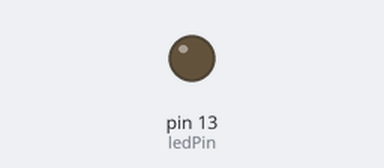
Simulated run of this sketch. Board: Arduino Uno, built with avr-gcc and run on an emulated ATmega328P. Shown: output pins drawn as LEDs (lit = HIGH).

Above: at 1.0 s.
At 2.9 s:
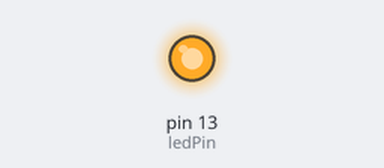
Timing chart, 0 to 3.2 s (numbered marks = the images above):
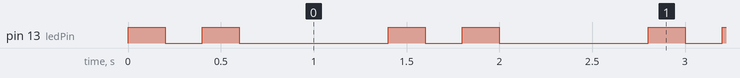

The sketch:

array.ino
```cpp
int ledPin = 13;
// LED on pin 10
byte flicker[] = {180, 0, 255, 0, 10, 90, 0, 60};                                      // above array of 8
void setup()                         // different values
{   pinMode(ledPin, OUTPUT);
Serial.begin(9600);// sets OUTPUT pin
}
void loop()
{
  for(int i=0; i<7; i++)             // loop equals number
  {                                  // of values in array
  analogWrite(ledPin, flicker[i]);
 Serial.println(); // write index value
  delay(200);                      // pause 200ms
}
  }
```

Measured:
- by itself, pin 13 (ledPin): repeats every 1.4 s: LOW 0.20 s, HIGH 0.20 s, LOW 0.80 s, HIGH 0.20 s
- by itself, everything shown: repeats every 1.4 s, in 4 steps
